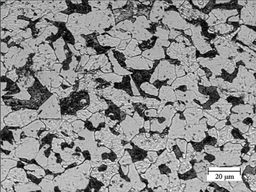
#> input picture training_Random_forest/pearl.png, 256 x 192 px, shrunk from 939 x 704 before the run
$ jupyter execute --allow-errors Rdm_forest_training2.ipynb   (older library calls are emulated)
#> lines starting #> are read from the running program, lines starting #| are printed output that depends on the picture; long printed decimals are rounded
[cell 1]
import numpy as np
import pandas as pd
import cv2
import matplotlib.pyplot as plt

[cell 2]
img = cv2.imread('pearl.png')
#> img is the input picture: shape (192, 256, 3); mean B, G, R 140.2, 140.2, 140.2

[cell 3]
img = cv2.cvtColor(img,cv2.COLOR_BGR2GRAY)
#> img: shape (192, 256)

[cell 4]
df = pd.DataFrame()

[cell 5]
# add original pixel values to the data frame as feature
img2 = img.reshape(-1)
df['Original Image'] = img2

[cell 6]
# add other features
# First set Gabor features

#Save original image pixels into a data frame. This is our Feature #1.
img2 = img.reshape(-1)
df = pd.DataFrame()
df['Original Image'] = img2

#Generate Gabor features
num = 1  #To count numbers up in order to give Gabor features a lable in the data frame
kernels = []  #Create empty list to hold all kernels that we will generate in a loop
for theta in range(2):   #Define number of thetas. Here only 2 theta values 0 and 1/4 . pi
    theta = theta / 4. * np.pi
    for sigma in (1, 3):  #Sigma with values of 1 and 3
        for lamda in np.arange(0, np.pi, np.pi / 4):   #Range of wavelengths
            for gamma in (0.05, 0.5):   #Gamma values of 0.05 and 0.5

                gabor_label = 'Gabor' + str(num)  #Label Gabor columns as Gabor1, Gabor2, etc.
#                print(gabor_label)
                ksize=9
                kernel = cv2.getGaborKernel((ksize, ksize), sigma, theta, lamda, gamma, 0, ktype=cv2.CV_32F)
                kernels.append(kernel)
                #Now filter the image and add values to a new column
                fimg = cv2.filter2D(img2, cv2.CV_8UC3, kernel)
                filtered_img = fimg.reshape(-1)
                df[gabor_label] = filtered_img  #Labels columns as Gabor1, Gabor2, etc.
                print(gabor_label, ': theta=', theta, ': sigma=', sigma, ': lamda=', lamda, ': gamma=', gamma)
                num += 1  #Increment for gabor column label
#> after the loop, kernels = 32 items; num = 33

# print(df.head())

[cell 7]
print(df.head())
#> (printed output is left out)

[cell 8]
# Canny edge
from skimage.filters import roberts, sobel, scharr, prewitt

edges = cv2.Canny(img,100, 200)
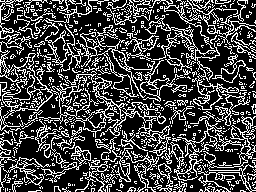
#> edges: shape (192, 256); 27.3% white in thin lines or dots
edges1 = edges.reshape(-1)
df['Canny Edges'] = edges1

[cell 9]
#ROBERTS EDGE
edge_roberts = roberts(img)
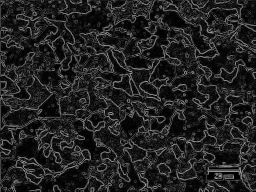
#> edge_roberts: shape (192, 256) float64; min 0, max 0.65, mean 0.137
edge_roberts1 = edge_roberts.reshape(-1)
df['Roberts'] = edge_roberts1

[cell 10]
#SOBEL
edge_sobel = sobel(img)
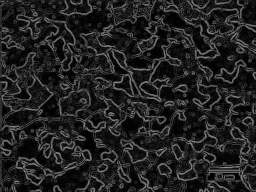
#> edge_sobel: shape (192, 256) float64; min 0, max 0.592, mean 0.135
edge_sobel1 = edge_sobel.reshape(-1)
df['Sobel'] = edge_sobel1

[cell 11]
#SCHARR
edge_scharr = scharr(img)
edge_scharr1 = edge_scharr.reshape(-1)
df['Scharr'] = edge_scharr1

[cell 12]
#PREWITT
edge_prewitt = prewitt(img)
edge_prewitt1 = edge_prewitt.reshape(-1)
df['Prewitt'] = edge_prewitt1

[cell 13]
#GAUSSIAN with sigma=3
from scipy import ndimage as nd
gaussian_img = nd.gaussian_filter(img, sigma=3)
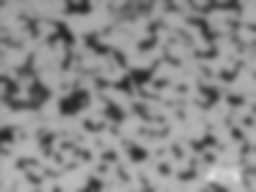
#> gaussian_img: shape (192, 256); min 35, max 225, mean 139.2
gaussian_img1 = gaussian_img.reshape(-1)
df['Gaussian s3'] = gaussian_img1

[cell 14]
#GAUSSIAN with sigma=7
gaussian_img2 = nd.gaussian_filter(img, sigma=7)
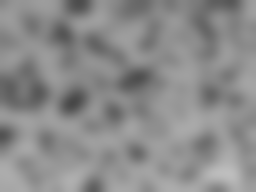
#> gaussian_img2: shape (192, 256); min 71, max 190, mean 139.2
gaussian_img3 = gaussian_img2.reshape(-1)
df['Gaussian s7'] = gaussian_img3

[cell 15]
#MEDIAN with sigma=3
median_img = nd.median_filter(img, size=3)
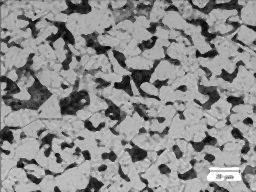
#> median_img: shape (192, 256); min 6, max 255, mean 141.6
median_img1 = median_img.reshape(-1)
df['Median s3'] = median_img1

[cell 16]
#VARIANCE with size=3
variance_img = nd.generic_filter(img, np.var, size=3)
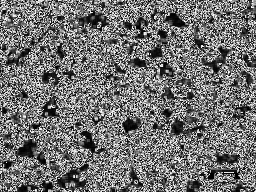
#> variance_img: shape (192, 256); min 0, max 255, mean 114.2
variance_img1 = variance_img.reshape(-1)
df['Variance s3'] = variance_img1  #Add column to original dataframe

[cell 17]
df.head()
#> Out = table of 5 rows and 42 columns

[cell 18]
labeled_img = cv2.imread('markers_result_skimage.jpg')
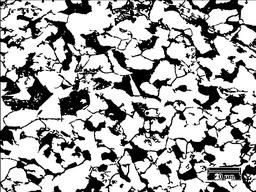
#> input picture training_Random_forest/markers_result_skimage.jpg, 256 x 192 px, shrunk from 939 x 704 before the run
#> labeled_img is the input picture: shape (192, 256, 3); min 0, max 255, mean 167.4
labeled_img = cv2.cvtColor(labeled_img, cv2.COLOR_BGR2GRAY)
#> labeled_img: shape (192, 256)
labeled_img1 = labeled_img.reshape(-1)

[cell 19]
df['Labels'] = labeled_img1

[cell 20]
# dependent variable

Y = df['Labels'].values

[cell 21]
X = df.drop(labels = ['Labels'], axis=1)
#> X = table of 49152 rows and 42 columns

[cell 22]
# split data into test and train

from sklearn.model_selection import train_test_split

X_train, X_test, Y_train, Y_test = train_test_split(X, Y, test_size=0.2, random_state=42)
#> X_train = table of 39321 rows and 42 columns; X_test = table of 9831 rows and 42 columns; Y_test = 9831 values, max 255 at index 2, min 0 at index 13, mean 167.4

[cell 23]
# import and train the model

from sklearn.ensemble import RandomForestClassifier

model = RandomForestClassifier(n_estimators=10, random_state=22)

[cell 24]
model.fit(X_train,Y_train)

[cell 25]
prediction_test = model.predict(X_test)
#> prediction_test = 9831 values, max 255 at index 5, min 0 at index 10, mean 163.9

[cell 26]
from sklearn import metrics
print(metrics.accuracy_score(Y_test,prediction_test))
#| 0.2917

[cell 27]
features_list = list(X.columns)
#> features_list = 42 items, first 6: 'Original Image', 'Gabor1', 'Gabor2', 'Gabor3', 'Gabor4', 'Gabor5'
feature_imp = pd.Series(model.feature_importances_, index=features_list).sort_values(ascending=False)
